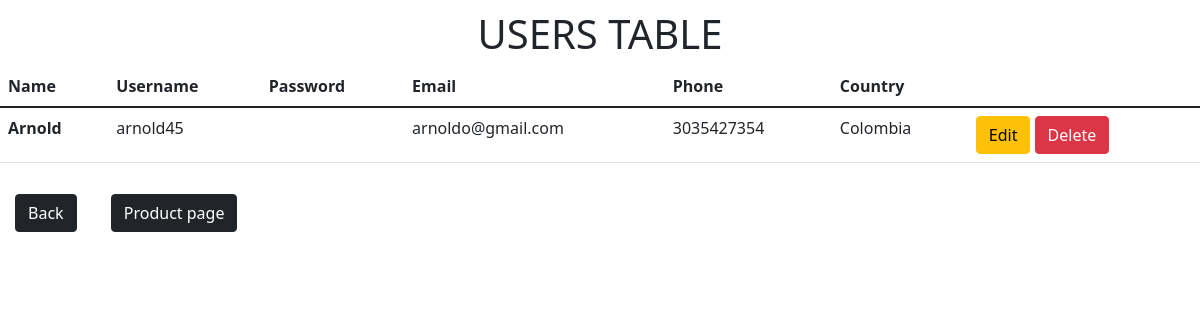
Screenshot of /users_page (signed in) with the database file from the repository.
### tables this page shows
CREATE TABLE users (id_user INTEGER PRIMARY KEY, name TEXT, username TEXT, password TEXT, email TEXT, phone TEXT, country TEXT, datetime TEXT);

### App.py (the view)
@app.route('/users_page')
def users_page():
    if 'superadmin' in session or 'admin'in session:
        data = controller.get_Users()
        users_sessions = session
        print(users_sessions)
        return render_template('users_page.html', users = data, users_sessions = users_sessions)
    else:
        return redirect('/')

### controller.py (called while the page is built)
def get_Users():
    conexion = obtener_conexion()
    cursor = conexion.cursor()
    cursor.execute("SELECT * FROM users")
    data = cursor.fetchall()
    """ with conexion.cursor() as cursor:
        cursor.execute("SELECT * FROM products")
        data = cursor.fetchall() """
    conexion.close()
    return data

### db.py (called while the page is built)
def obtener_conexion():
    return sqlite3.connect('ecommerce.db')

### templates/users_page.html (shortened to what this page needs)
<!DOCTYPE html>
<html lang="en">
<head>
    <link href="https://cdn.jsdelivr.net/npm/bootstrap@5.1.3/dist/css/bootstrap.min.css" rel="stylesheet">
</head>
<body>
    <h1 class="text-center" style="margin-top: 10px;">USERS TABLE</h1>
    <table class="table">
        <thead>
          <tr>
            <th scope="col">Name</th>
            <th scope="col">Username</th>
            <th scope="col">Password</th>
            <th scope="col">Email</th>
            <th scope="col">Phone</th>
            <th scope="col">Country</th>
          </tr>
        </thead>
        <tbody>
            {% for user in users %}
          <tr>
            <th scope="row">{{ user.1 }}</th>
            <td>{{ user.2 }}</td>
            <td></td>
            <td>{{ user.4 }}</td>
            <td>{{ user.5 }}</td>
            <td>{{ user.6 }}</td>
            <td>
                <a href="/edit_user/{{ user.0 }}" class="btn btn-warning">Edit</a>
                <a href="/delete_user/{{ user.0 }}" class="btn btn-danger">Delete</a>
            </td>
          </tr>
          {% endfor %}
        </tbody>
      </table>
      <a style="margin:15px" href="/dashboard" class="btn btn-dark">Back</a>
      <a style="margin:15px" href="/products_page" class="btn btn-dark">Product page</a>
</body>
</html>

### rows the page displays
users: name "Arnold", username "arnold45", email "arnoldo@gmail.com", phone "3035427354", country "Colombia"
